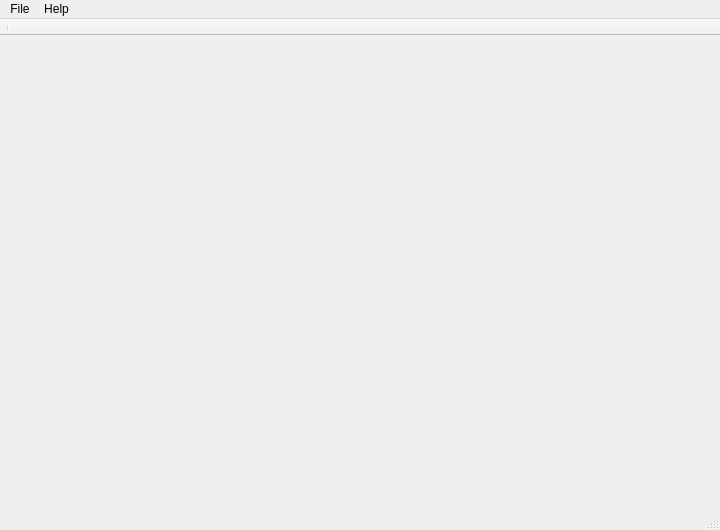
<?xml version="1.0" encoding="UTF-8"?>
<ui version="4.0">
 <class>frmMain</class>
 <widget class="QMainWindow" name="frmMain">
  <property name="geometry">
   <rect>
    <x>0</x>
    <y>0</y>
    <width>720</width>
    <height>530</height>
   </rect>
  </property>
  <property name="windowTitle">
   <string>Blood Pressure Monirot</string>
  </property>
  <widget class="QWidget" name="centralWidget"/>
  <widget class="QMenuBar" name="menuBar">
   <property name="geometry">
    <rect>
     <x>0</x>
     <y>0</y>
     <width>720</width>
     <height>29</height>
    </rect>
   </property>
   <widget class="QMenu" name="menuFile">
    <property name="title">
     <string>File</string>
    </property>
    <addaction name="actionNew_Entry"/>
    <addaction name="actionUsers"/>
    <addaction name="separator"/>
    <addaction name="actionQuit"/>
   </widget>
   <widget class="QMenu" name="menuHelp">
    <property name="title">
     <string>Help</string>
    </property>
    <addaction name="actionAbout"/>
   </widget>
   <addaction name="menuFile"/>
   <addaction name="menuHelp"/>
  </widget>
  <widget class="QToolBar" name="mainToolBar">
   <property name="movable">
    <bool>false</bool>
   </property>
   <property name="allowedAreas">
    <set>Qt::TopToolBarArea</set>
   </property>
   <attribute name="toolBarArea">
    <enum>TopToolBarArea</enum>
   </attribute>
   <attribute name="toolBarBreak">
    <bool>true</bool>
   </attribute>
   <addaction name="separator"/>
  </widget>
  <widget class="QStatusBar" name="statusBar"/>
  <action name="actionNew_Entry">
   <property name="text">
    <string>New Entry</string>
   </property>
  </action>
  <action name="actionUsers">
   <property name="text">
    <string>Users</string>
   </property>
  </action>
  <action name="actionQuit">
   <property name="text">
    <string>Quit</string>
   </property>
  </action>
  <action name="actionAbout">
   <property name="text">
    <string>About</string>
   </property>
  </action>
 </widget>
 <layoutdefault spacing="6" margin="11"/>
 <resources/>
 <connections/>
</ui>
